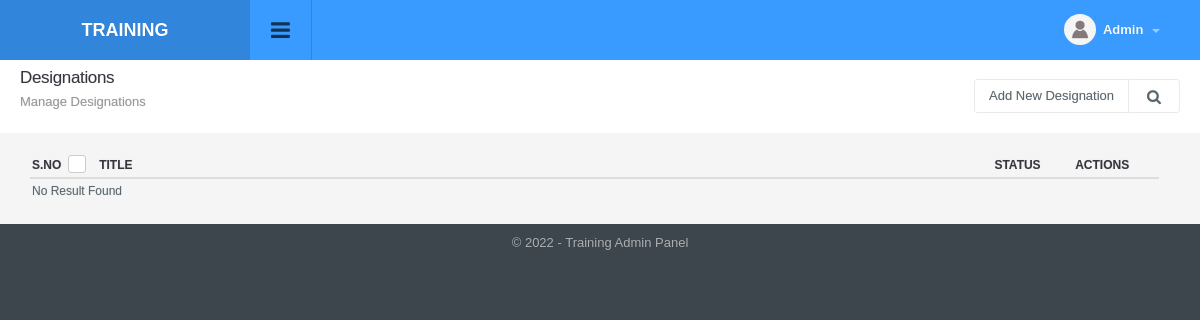
The page /designations_manage.php (signed in) on the database as committed earlier.
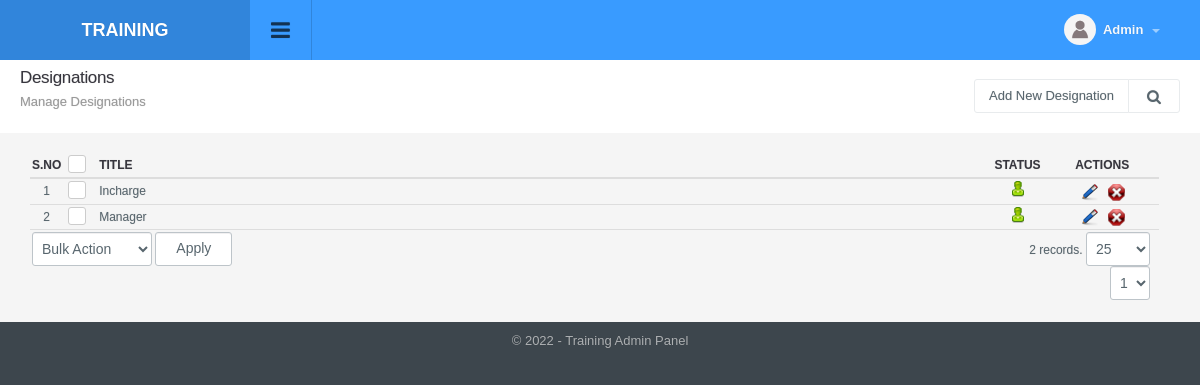
The same page on the database as committed later.
### tables this page shows
CREATE TABLE `designations` (
  `id` int(11) NOT NULL,
  `title` varchar(50) NOT NULL,
  `status` int(1) NOT NULL DEFAULT '1',
  `ts` timestamp NOT NULL DEFAULT CURRENT_TIMESTAMP ON UPDATE CURRENT_TIMESTAMP
);

### include/db.php (called while the page is built, shortened)
<?php
function doquery($qr,$lnk){
	@$res=mysqli_query($lnk,$qr) or die($qr." - ".mysqli_error($lnk));
	return $res;
}
function dofetch($rs){
	@$rec=mysqli_fetch_array($rs);
	return $rec;
}
function numrows($rs){
	return mysqli_num_rows($rs);
}

### include/utility.php (called while the page is built, shortened)
<?php
function unslash($str){
	return stripslashes(utf8_decode($str));
	}

### modules/designations/list.php (the view, shortened to what the changed rows need)
<?php
$extra='';
?>
<div class="page-header">
	<h1 class="title">Designations</h1>
</div>
<div class="panel-body table-responsive">
	<table class="table table-hover list">
    	<thead>
            <tr>
                <th width="2%" class="text-center">S.No</th>
                <th class="text-center" width="3%"><div class="checkbox checkbox-primary">
                    <label for="select_all"></label></div></th>
                <th>Title</th>
                <th width="5%" class="text-center">Status</th>
                <th width="10%" class="text-center">Actions</th>
            </tr>
        </thead>
        <tbody>
            <?php
            $sql="select * from designations where 1 $extra order by title";
            $rs=show_page($rows, $pageNum, $sql);
            if(numrows($rs)>0){
                $sn=1;
                while($r=dofetch($rs)){
                    ?>
                    <tr>
                        <td class="text-center"><?php echo $sn;?></td>
                        <td class="text-center"><div class="checkbox margin-t-0 checkbox-primary">
                            <label for="<?php echo "rec_".$sn?>"></label></div>
                        </td>
                        <td><?php echo unslash($r["title"]); ?></td>
                        <td class="text-center">
                            <a href="designations_manage.php?id=<?php echo $r['id'];?>&tab=status&s=<?php echo ($r["status"]==0)?1:0;?>">
                                <?php
                                if($r["status"]==0){
                                    ?>
                                    <img src="images/offstatus.png" alt="Off" title="Set Status On">
                                    <?php
                                }
                                else{
                                    ?>
                                    <img src="images/onstatus.png" alt="On" title="Set Status Off">
                                    <?php
                                }
                                ?>
                            </a>
                        </td>
                        <td class="text-center">
                            <a href="designations_manage.php?tab=edit&id=<?php echo $r['id'];?>"><img title="Edit Record" alt="Edit" src="images/edit.png"></a>&nbsp;&nbsp;
                            <a onclick="return confirm('Are you sure you want to delete')" href="designations_manage.php?id=<?php echo $r['id'];?>&amp;tab=delete"><img title="Delete Record" alt="Delete" src="images/delete.png"></a>
                        </td>
                    </tr>
                    <?php
                    $sn++;
                }
                ?>
                <tr>
                    <td colspan="3" class="actions">
                        <select name="bulk_action" class="" id="bulk_action" title="Choose Action">
                            <option value="null">Bulk Action</option>
                        </select>
                        <input type="button" name="apply" value="Apply" id="apply_bulk_action" class="btn btn-light" title="Apply Action"  />
                    </td>
                    <td colspan="2" class="paging" title="Paging" align="right"><?php echo pages_list($rows, "designations", $sql, $pageNum)?></td>
                </tr>
                <?php
            }
            else{
                ?>
                <tr>
                    <td colspan="5"  class="no-record">No Result Found</td>
                </tr>
                <?php
            }
            ?>
        </tbody>
     </table>
</div>

### include/paging.php (shortened to what the changed rows need)
<?php
if(isset($_SESSION["rows"]))
	$rows=$_SESSION["rows"];
else
	$rows=25;
if(isset($_GET['page'])){
	$pageNum = $_GET['page'];
}
else{
	$pageNum=1;
}
function show_page($rows, $pageNum, $query){
	global $dblink;
	$rowsPerPage = $rows;
	$pageNum = $pageNum;
	$offset = ($pageNum - 1) * $rowsPerPage;
	$query = $query." LIMIT $offset, $rowsPerPage";
	$result = doquery($query, $dblink);
	return $result;
}
function pages_list($rowsPerPage, $table, $qr="", $pageNum){
	global $dblink;
	if($qr==""){
		$query   = "SELECT COUNT(*) AS numrows FROM $table";
		$result  = mysql_query($query) or die('Error, query failed');
		$row     = mysql_fetch_array($result);
		$total_rows = $row['numrows'];
	}
	else{
		$result  = doquery($qr, $dblink);
		$total_rows = numrows($result);
	}
	$maxPage = ceil($total_rows/$rowsPerPage);
	$self = $_SERVER['PHP_SELF'];
	$nav  = "<select name='page' onChange=\"window.location.href='$self?page='+this.value\">";
	for($page = 1; $page <= $maxPage; $page++)
	{
	   $nav .= " <option value'$page'".($page == $pageNum?' selected':'').">$page</option> ";
	}
	$nav .= "</select>";
	if ($pageNum > 1)
	{
   		$page  = $pageNum - 1;
   		$prev  = " <a href=\"$self?page=$page\" class=\"prev\">Prev</a> ";
		$first = " <a href=\"$self?page=1\" class=\"first\">First</a> ";
	}
	else
	{
	   $prev  = '&nbsp;';
	   $first = '&nbsp;';
	}
	if ($pageNum < $maxPage)
	{
	   $page = $pageNum + 1;
	   $next = " <a href=\"$self?page=$page\" class=\"next\">Next</a> ";
	   $last = " <a href=\"$self?page=$maxPage\" class=\"last\">Last</a> ";
	}
	else
	{
	   $next = '&nbsp;';
	   $last = '&nbsp;';
	}
	if($total_rows!=0){
		$numrows="<select name='rows' onChange=\"window.location.href='$self?rows='+this.value\">";
		$numrows.="<option value='10' ";
		$numrows.=">10</option>";
		$numrows.="<option value='25' ";
	if($rowsPerPage==25)
		$numrows.="selected";
		$numrows.=">25</option>";
		$numrows.="<option value='100' ";
		$numrows.=">100</option>";
		$numrows.="<option value='1000' ";
		$numrows.=">1000</option>";
		$numrows.="</select>";
	}
	else
		$numrows="";
    return $total_rows.' records. '.$numrows.$first . $prev . $nav . $next . $last;
}
?>

Rows that differ between the two databases and show on the page:
added designations: title "Incharge", status 1 (drawn)
added designations: title "Manager", status 1 (drawn)
Other text that changed with them:
form field bulk_action: (not shown) → "Bulk Action"
form field apply: (not shown) → "Apply"
pages_list($rows, "designations", $sql, $pageNum): (not shown) → "2 records."
form field rows: (not shown) → "25"
form field page: (not shown) → "1"
text no longer shown: "No Result Found"
